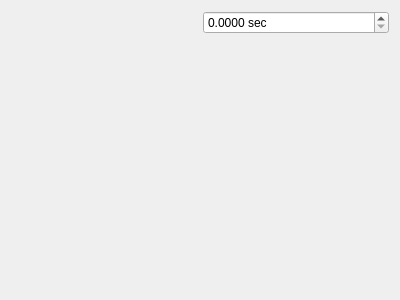
<?xml version="1.0" encoding="UTF-8"?>
<ui version="4.0">
 <class>HNY</class>
 <widget class="QWidget" name="HNY">
  <property name="geometry">
   <rect>
    <x>0</x>
    <y>0</y>
    <width>400</width>
    <height>300</height>
   </rect>
  </property>
  <property name="windowTitle">
   <string>Form</string>
  </property>
  <layout class="QHBoxLayout" name="horizontalLayout">
   <item>
    <widget class="QwtPlot" name="qwtPlot"/>
   </item>
   <item>
    <layout class="QVBoxLayout" name="verticalLayout">
     <item>
      <widget class="QDoubleSpinBox" name="doubleSpinBox">
       <property name="suffix">
        <string> sec</string>
       </property>
       <property name="decimals">
        <number>4</number>
       </property>
       <property name="maximum">
        <double>10000.000000000000000</double>
       </property>
       <property name="singleStep">
        <double>1.000000000000000</double>
       </property>
      </widget>
     </item>
     <item>
      <spacer name="verticalSpacer">
       <property name="orientation">
        <enum>Qt::Vertical</enum>
       </property>
       <property name="sizeHint" stdset="0">
        <size>
         <width>20</width>
         <height>40</height>
        </size>
       </property>
      </spacer>
     </item>
    </layout>
   </item>
  </layout>
 </widget>
 <customwidgets>
  <customwidget>
   <class>QwtPlot</class>
   <extends>QFrame</extends>
   <header>qwt_plot.h</header>
  </customwidget>
 </customwidgets>
 <resources/>
 <connections/>
</ui>
